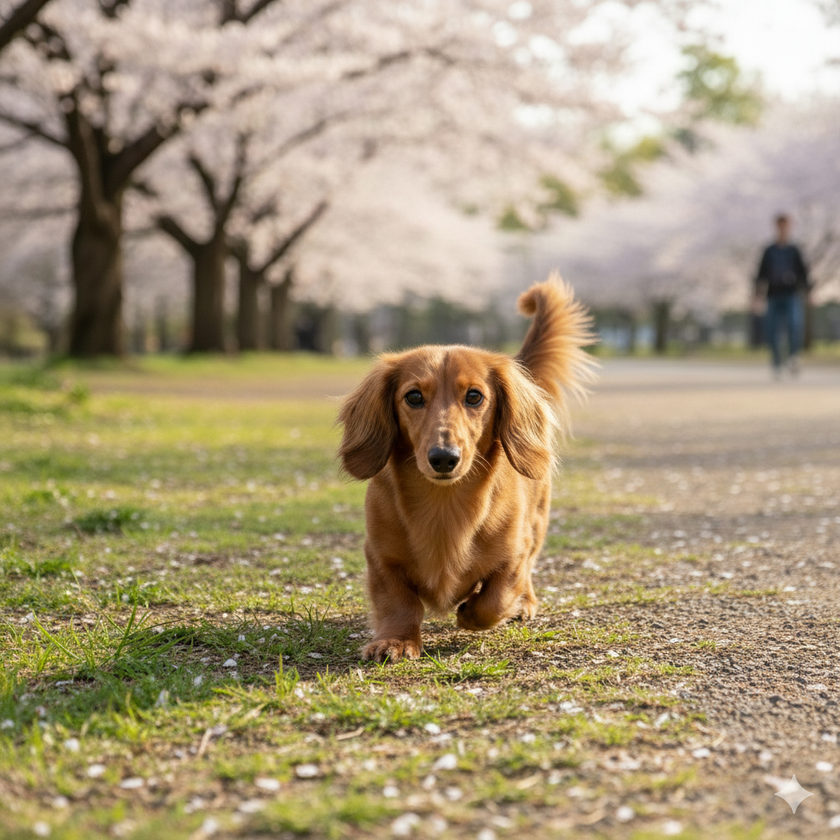
#> input picture Chapter07/frame1.png, 840 x 840 px, shrunk from 1024 x 1024 before the run
$ python 07-07_frame_difference.py
#> lines starting #> are read from the running program, lines starting #| are printed output that depends on the picture; after the words box and inside, x2 and y2 are one past the last pixel; in counts of white or black regions, pixels touching at a corner belong together
import cv2

# 2つの連続フレームを読み込み（例: frame1, frame2）
frame1 = cv2.imread('frame1.png', cv2.IMREAD_GRAYSCALE)
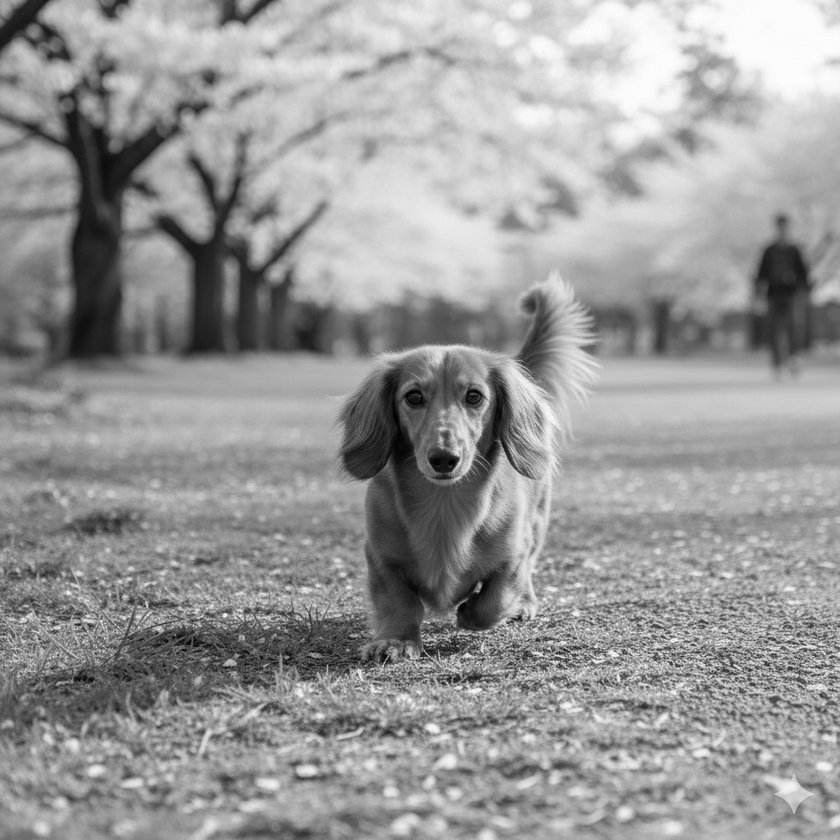
#> frame1: shape (840, 840); min 0, max 255, mean 152.8
frame2 = cv2.imread('frame2.png', cv2.IMREAD_GRAYSCALE)
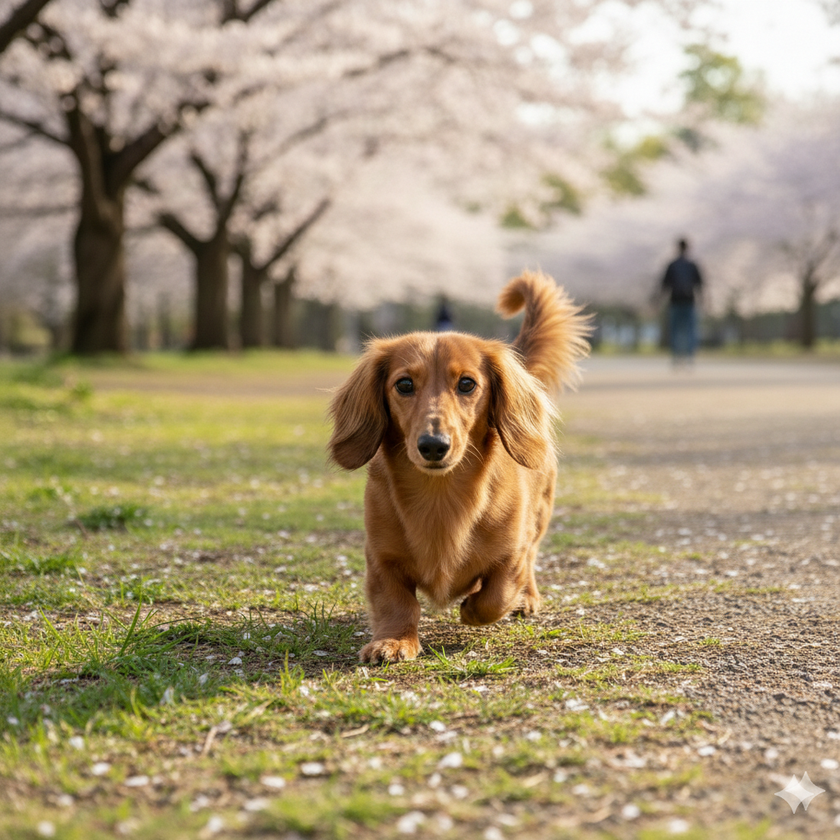
#> input picture Chapter07/frame2.png, 840 x 840 px, shrunk from 1024 x 1024 before the run
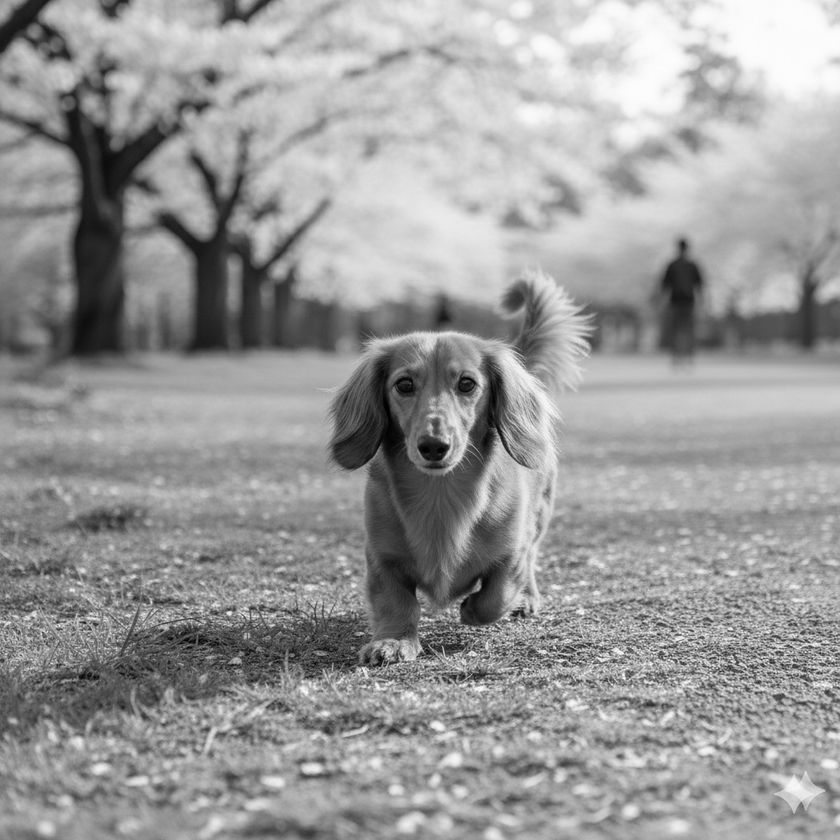
#> frame2: shape (840, 840); min 0, max 254, mean 153.6

# 差分画像を計算
diff = cv2.absdiff(frame1, frame2)
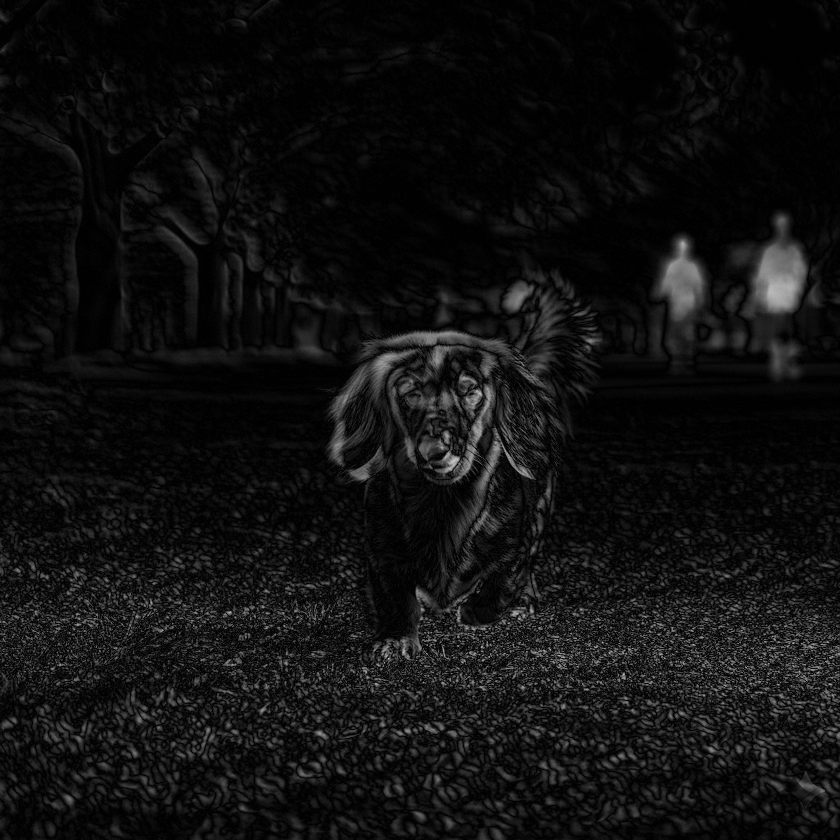
#> diff: shape (840, 840); min 0, max 201, mean 16.4

# しきい値処理で動きの領域を抽出
_, thresh = cv2.threshold(diff, 30, 255, cv2.THRESH_BINARY)
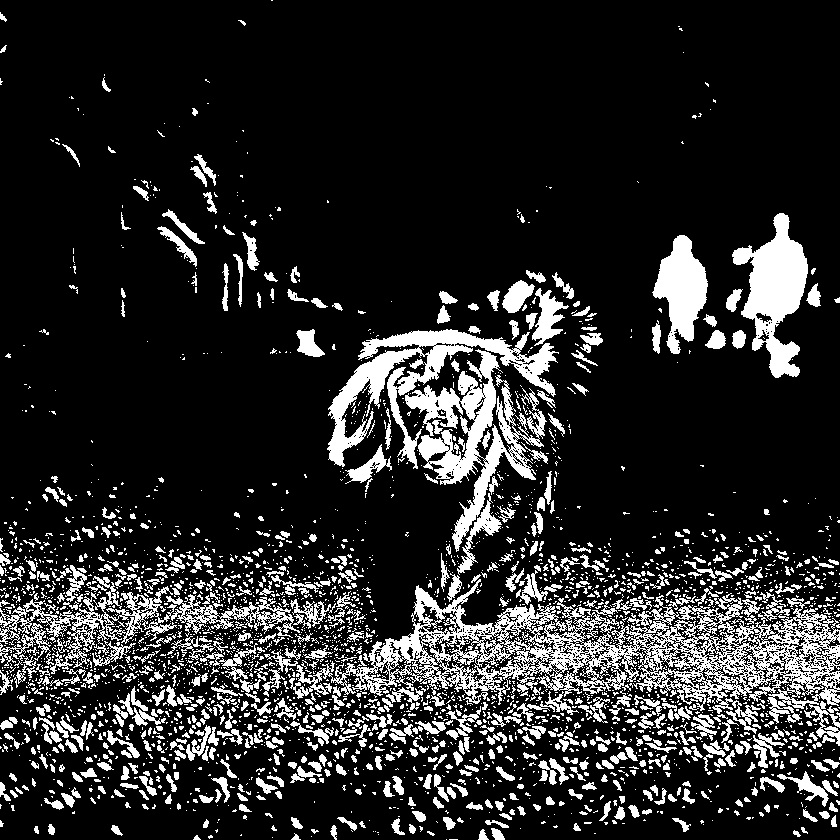
#> thresh: shape (840, 840); 16.4% white; 3314 white regions (2604 under 20 px), largest, box (x1, y1, x2, y2) and area: (289, 579, 840, 746) 24485, (405, 349, 547, 552) 8235, (327, 329, 559, 469) 7979

# ファイルとして保存
cv2.imwrite("frame_diff_result.png", thresh)
